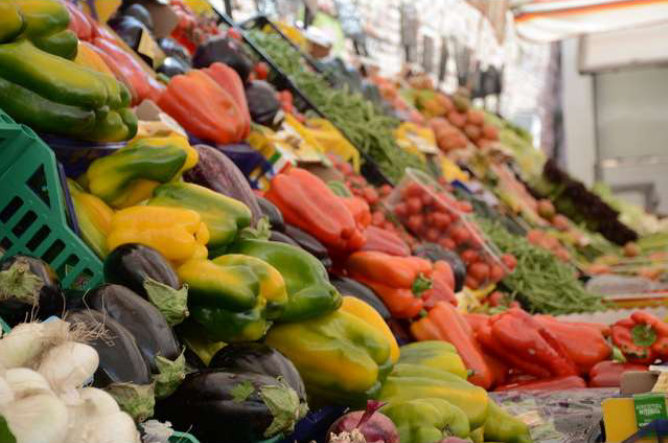
#> input picture Aula05/fruits.png, 668 x 443 px, found by its file name
$ python code3.py
#> lines starting #> are read from the running program, lines starting #| are printed output that depends on the picture
import cv2 as cv
import numpy as np

img = cv.imread('Aula05/fruits.png',cv.IMREAD_UNCHANGED)
#> img is the input picture: shape (443, 668, 4); mean B, G, R, A 78.1, 113.3, 138.4, 255
img_hsv=cv.cvtColor(img,cv.COLOR_BGR2HSV)
#> img_hsv: shape (443, 668, 3); mean H, S, V 29.9, 129.4, 142
#Mask
mask = np.matrix([[0 , 1, 0],[1,-4,1],[0,1,0]],np.float32)

filtered=cv.filter2D(img_hsv[:,:,2],-1,mask)
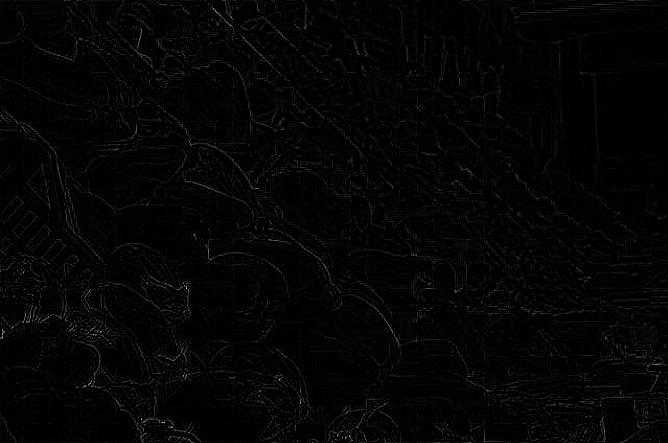
#> filtered: shape (443, 668); min 0, max 206, mean 4.1
c=-1
img_hsv[:,:,2] = filtered*c+img_hsv[:,:,2]
#> img_hsv: shape (443, 668, 3); mean H, S, V 29.9, 129.4, 140.4
img_bgr=cv.cvtColor(img_hsv,cv.COLOR_HSV2BGR)
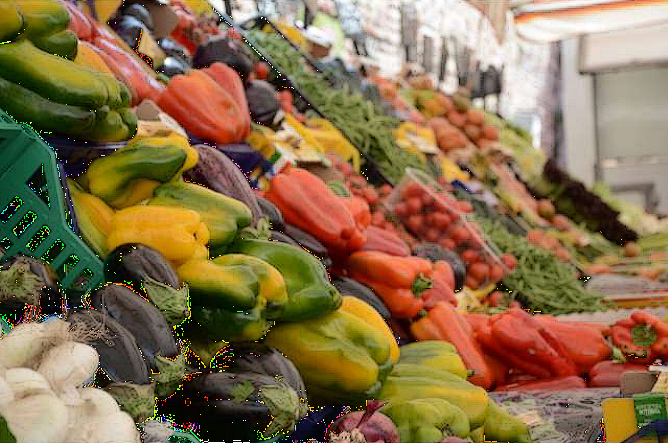
#> img_bgr: shape (443, 668, 3); mean B, G, R 76.7, 111.7, 136.4
cv.imwrite('Aula05\output3.jpeg',img_bgr)

filtered_red = cv.filter2D(img[:,:,0],-1,mask)
filtered_green = cv.filter2D(img[:,:,1],-1,mask)
filtered_blue = cv.filter2D(img[:,:,2],-1,mask)
img[:,:,0]=img[:,:,0]+c*filtered_red
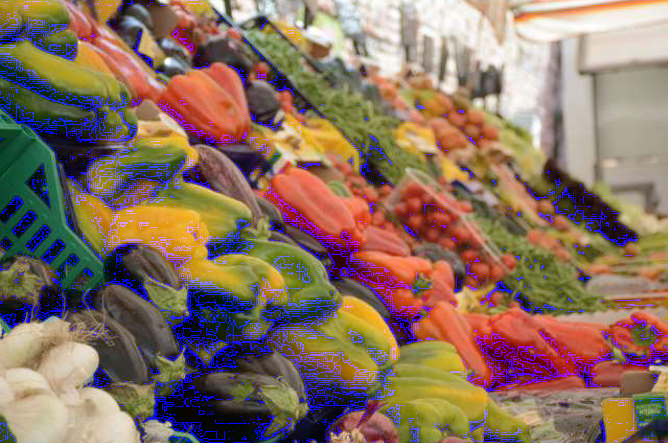
#> img: shape (443, 668, 4); mean B, G, R, A 96.7, 113.3, 138.4, 255
img[:,:,1]=img[:,:,1]+c*filtered_green
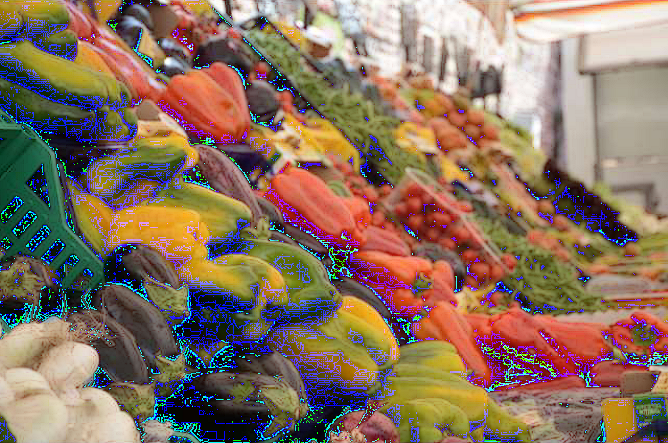
#> img: shape (443, 668, 4); mean B, G, R, A 96.7, 114.6, 138.4, 255
img[:,:,2]=img[:,:,2]+c*filtered_blue
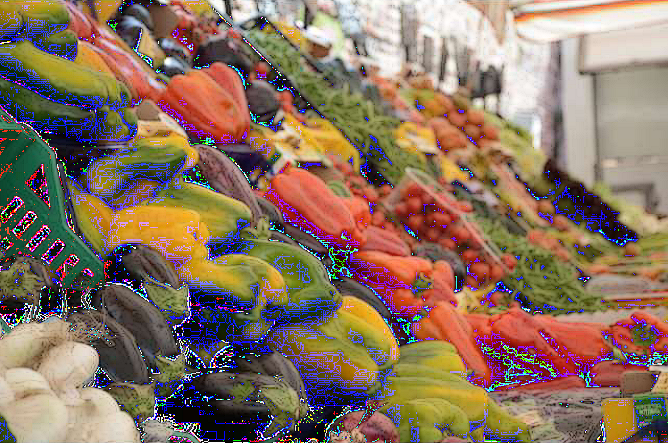
#> img: shape (443, 668, 4); mean B, G, R, A 96.7, 114.6, 138.5, 255
cv.imwrite('Aula05\output4.jpeg',img)

$ run again, with Aula05/pompeii.jpeg saved as Aula05/fruits.png
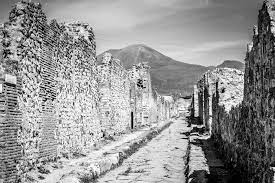
#> input picture Aula05/pompeii.jpeg, 275 x 183 px, found by its file name
#> img is the input picture: shape (183, 275, 3); min 0, max 255, mean 149.1
#> `filtered=cv.filter2D(img_hsv[:,:,2],-1,mask)`:
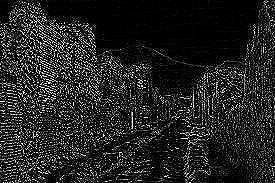
#> filtered: shape (183, 275); min 0, max 255, mean 34.8
#> `img[:,:,1]=img[:,:,1]+c*filtered_green`:
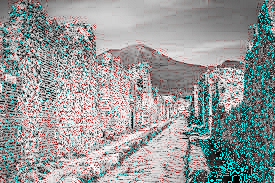
#> img: shape (183, 275, 3); mean B, G, R 151.8, 151.8, 149.1
